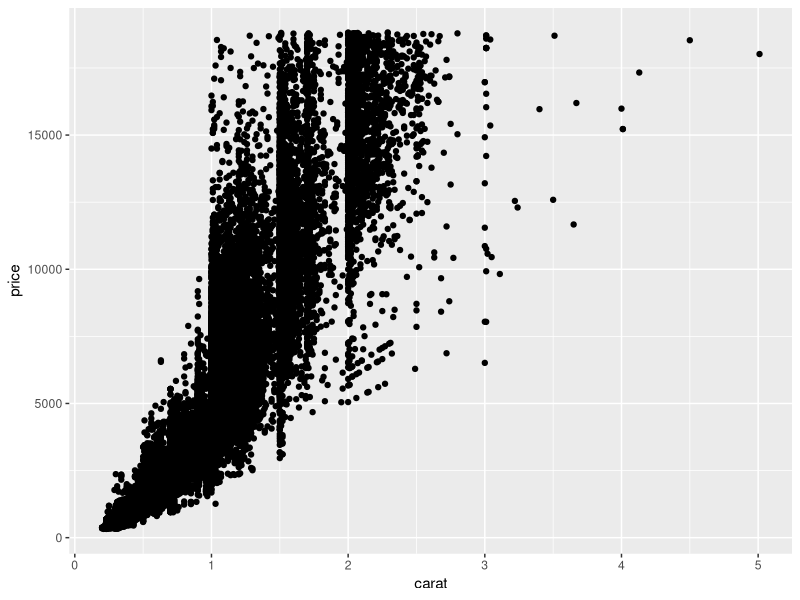
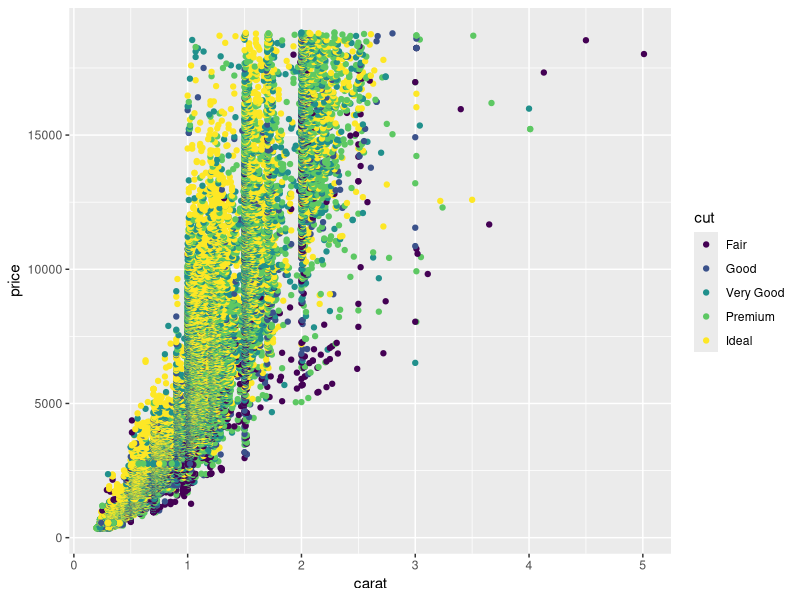
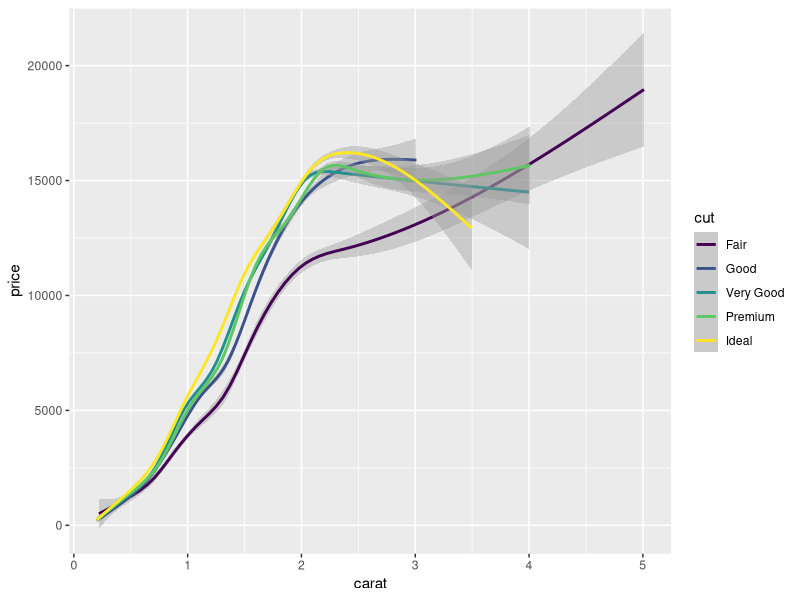
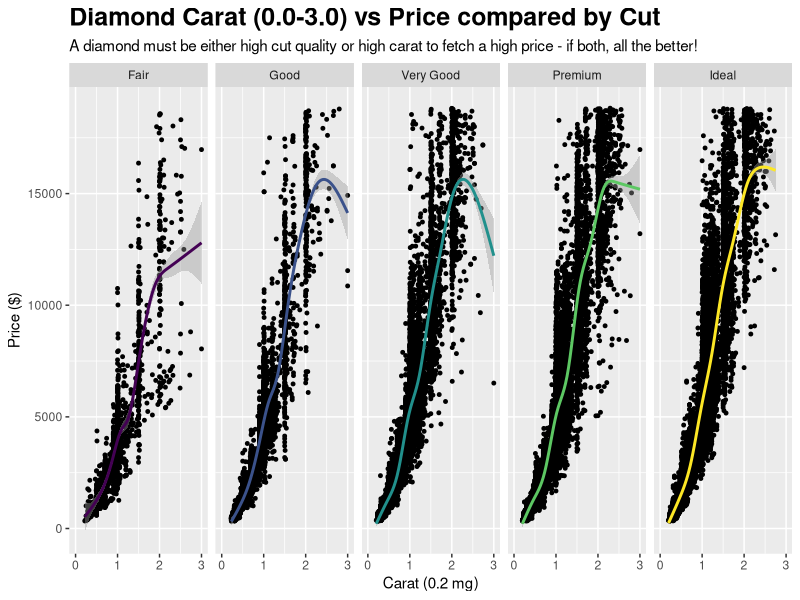

The R script that drew these images, in order:
## ---- chunk 1
library(tidyverse)
## ---- chunk 2
## TASK: Plot `price` vs `carat` below
## Your code here!
ggplot(diamonds, aes(x = carat, y = price)) + geom_point()
## ---- chunk 3
## TASK: Plot `price`, `carat`, and `cut` below
## Your code here!
plot_point <- diamonds %>% 
  ggplot(aes(x = carat, y = price, color = cut)) +
  geom_point()

plot_smooth <- diamonds %>% 
  ggplot(aes(x = carat, y = price, color = cut)) + 
  geom_smooth()

plot_combo <- diamonds %>% 
  ggplot(aes(x = carat, y = price)) +
  geom_point(color = "black", size = 1) +
  geom_smooth(aes(color = cut)) +
  xlim(0,3.0) +
  facet_grid(~ cut) +
  theme(legend.position = "none") +
  labs(
      title = "Diamond Carat (0.0-3.0) vs Price compared by Cut",
      subtitle = "A diamond must be either high cut quality or high carat to fetch a high price - if both, all the better!",
      x = "Carat (0.2 mg)", 
      y = "Price ($)"
      ) +
  theme(plot.title = element_text(size = 18, face = "bold"))

plot_point
plot_smooth
plot_combo
